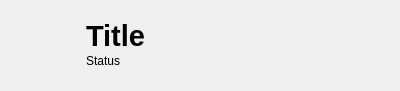
<?xml version="1.0" encoding="UTF-8"?>
<ui version="4.0">
 <class>PluginStatusWidget</class>
 <widget class="QWidget" name="PluginStatusWidget">
  <property name="geometry">
   <rect>
    <x>0</x>
    <y>0</y>
    <width>400</width>
    <height>91</height>
   </rect>
  </property>
  <property name="windowTitle">
   <string>Form</string>
  </property>
  <layout class="QHBoxLayout" name="horizontalLayout">
   <item>
    <widget class="QLabel" name="imageLabel">
     <property name="maximumSize">
      <size>
       <width>60</width>
       <height>60</height>
      </size>
     </property>
     <property name="text">
      <string/>
     </property>
     <property name="pixmap">
      <pixmap resource="../res/MCModCrafter.qrc">:/MCModCrafter/img/checkmark.png</pixmap>
     </property>
     <property name="scaledContents">
      <bool>true</bool>
     </property>
    </widget>
   </item>
   <item>
    <widget class="QWidget" name="widget" native="true">
     <layout class="QVBoxLayout" name="verticalLayout">
      <property name="topMargin">
       <number>0</number>
      </property>
      <property name="bottomMargin">
       <number>0</number>
      </property>
      <item>
       <spacer name="verticalSpacer">
        <property name="orientation">
         <enum>Qt::Vertical</enum>
        </property>
        <property name="sizeHint" stdset="0">
         <size>
          <width>20</width>
          <height>40</height>
         </size>
        </property>
       </spacer>
      </item>
      <item>
       <widget class="QLabel" name="titleLabel">
        <property name="maximumSize">
         <size>
          <width>16777215</width>
          <height>25</height>
         </size>
        </property>
        <property name="font">
         <font>
          <pointsize>22</pointsize>
          <weight>75</weight>
          <bold>true</bold>
         </font>
        </property>
        <property name="text">
         <string>Title</string>
        </property>
       </widget>
      </item>
      <item>
       <widget class="QLabel" name="statusLabel">
        <property name="maximumSize">
         <size>
          <width>16777215</width>
          <height>25</height>
         </size>
        </property>
        <property name="text">
         <string>Status</string>
        </property>
       </widget>
      </item>
      <item>
       <spacer name="verticalSpacer_2">
        <property name="orientation">
         <enum>Qt::Vertical</enum>
        </property>
        <property name="sizeHint" stdset="0">
         <size>
          <width>20</width>
          <height>40</height>
         </size>
        </property>
       </spacer>
      </item>
     </layout>
    </widget>
   </item>
  </layout>
 </widget>
 <resources>
  <include location="../res/MCModCrafter.qrc"/>
 </resources>
 <connections/>
</ui>
